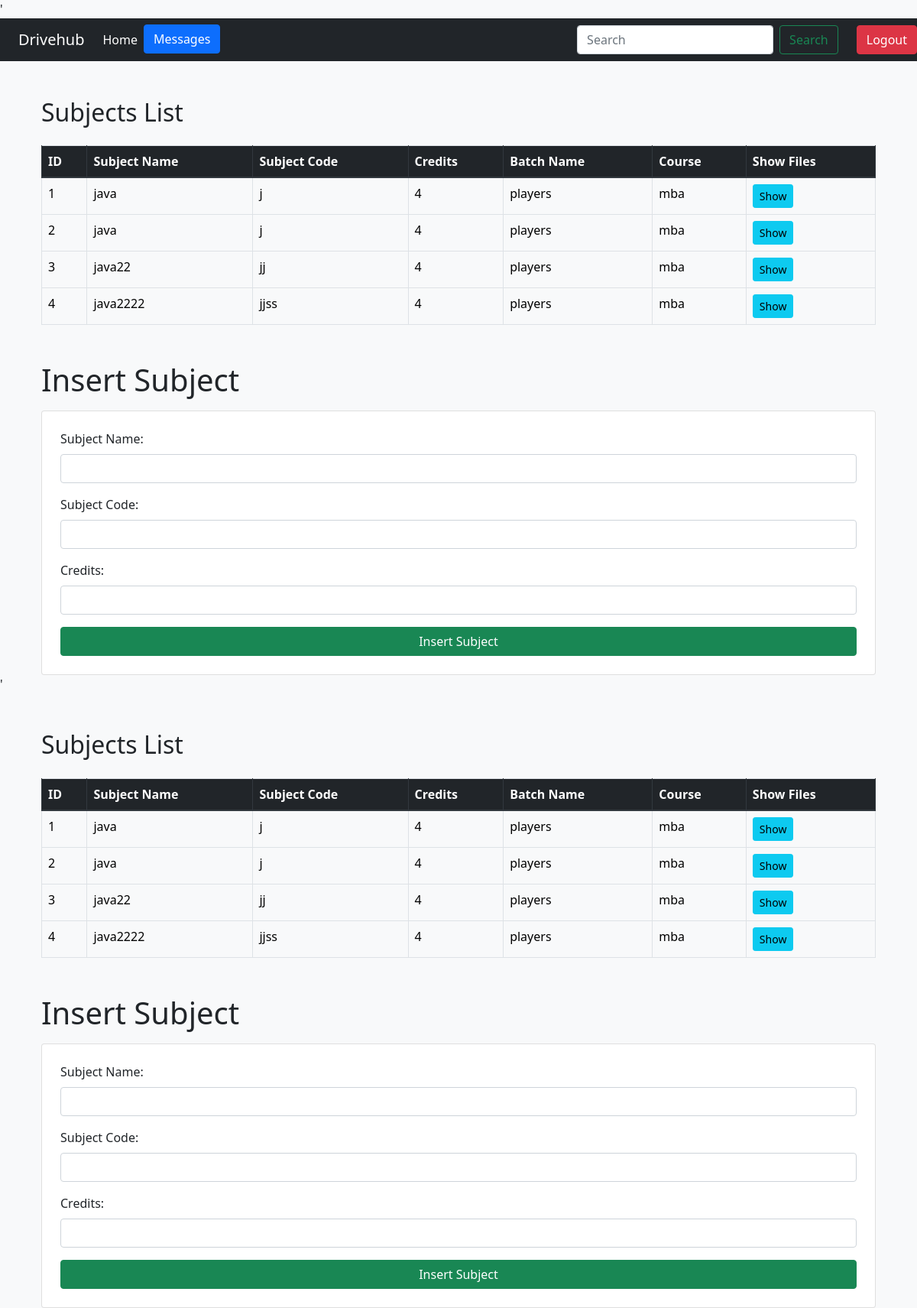
Screenshot of /subjects.php?sid=1 with the database file from the repository.
### tables this page shows
CREATE TABLE `subjectsdetail` (
  `subid` int(11) NOT NULL,
  `subjects` varchar(30) NOT NULL,
  `batchname` varchar(30) NOT NULL,
  `course` varchar(30) NOT NULL,
  `subjectcode` varchar(20) NOT NULL,
  `credit` int(11) NOT NULL
);

### subjects.php (the view, shortened to what this page needs)
<?php
include_once 'connection_db.php';
include 'p/_modal.php';
include "boot.php";
$subjects = [];
$sql2 = "SELECT * FROM subjectsdetail";
$result = mysqli_query($conn, $sql2);
if ($result) {
    while ($row = mysqli_fetch_assoc($result)) {
        $subjects[] = $row;
    }
} else {
    echo "Error fetching subjects: " . mysqli_error($conn);
}
echo '
<!DOCTYPE html>
<html lang="en">
<head>
    <link href="https://stackpath.bootstrapcdn.com/bootstrap/5.1.3/css/bootstrap.min.css" rel="stylesheet">
</head>
<body class="bg-light">
 <nav class="navbar navbar-expand-lg bg-dark navbar-dark">
            <div class="container-fluid">
                <a class="navbar-brand" href="#">Drivehub</a>
                <div class="collapse navbar-collapse" id="navbarSupportedContent">
                    <ul class="navbar-nav me-auto mb-2 mb-lg-0">
                        <li class="nav-item">
                            <a class="nav-link active" aria-current="page" href="index.php">Home</a>
                        </li>
                        <li class="nav-item">
                            <button type="button" class="btn btn-primary" data-toggle="modal" data-target="#exampleModalCenter">
                                Messages
                            </button>
                        </li>
                    </ul>
                    <form class="d-flex" role="search">
                        <input class="form-control me-2" type="search" placeholder="Search" aria-label="Search">
                        <button class="btn btn-outline-success" type="submit">Search</button>
                    </form>
                </div>
            </div>
            <form action="logout.php" method="post">
            <button type="submit" name="logout" class="btn btn-danger  btn-block">Logout</button>
        </form>
        </nav>
    <div class="container mt-5">
        <h2 class="mb-4">Subjects List</h2>
        <table class="table table-bordered">
            <thead class="thead-dark">
                <tr>
                    <th>ID</th>
                    <th>Subject Name</th>
                    <th>Subject Code</th>
                    <th>Credits</th>
                    <th>Batch Name</th>
                    <th>Course</th>
                    <th>Show Files</th>
                </tr>
            </thead>
            <tbody>';
                foreach ($subjects as $subject) {
                    echo '<tr>';
                    echo '<td>' . htmlspecialchars($subject['subid']) . '</td>';
                    echo '<td>' . htmlspecialchars($subject['subjects']) . '</td>';
                    echo '<td>' . htmlspecialchars($subject['subjectcode']) . '</td>';
                    echo '<td>' . htmlspecialchars($subject['credit']) . '</td>';
                    echo '<td>' . htmlspecialchars($subject['batchname']) . '</td>';
                    echo '<td>' . htmlspecialchars($subject['course']) . '</td>';
                    echo "<td><a href='subjectfiles.php?subid=" . $subject["subid"] . "' class='btn btn-info btn-sm'>Show</a></td>";
                    echo '</tr>';
                }
echo '
            </tbody>
        </table>
        <h1 class="mt-5">Insert Subject</h1>
        <form action="subjects.php" method="post" class="card p-4 mt-3">
            <div class="mb-3">
                <label for="subject_name" class="form-label">Subject Name:</label>
                <input type="text" id="subject_name" name="subject_name" class="form-control" required>
            </div>
            <div class="mb-3">
                <label for="subject_code" class="form-label">Subject Code:</label>
                <input type="text" id="subject_code" name="subject_code" class="form-control" required>
            </div>
            <div class="mb-3">
                <label for="credits" class="form-label">Credits:</label>
                <input type="number" id="credits" name="credits" class="form-control" required>
            </div>
            <button type="submit" class="btn btn-success">Insert Subject</button>
        </form>
    </div>
</body>
</html>';
?>
<?php
include_once 'connection_db.php';
include 'p/_modal.php';
include "boot.php";
$subjects = [];
$sql2 = "SELECT * FROM subjectsdetail";
$result = mysqli_query($conn, $sql2);
if ($result) {
    while ($row = mysqli_fetch_assoc($result)) {
        $subjects[] = $row;
    }
} else {
    echo "Error fetching subjects: " . mysqli_error($conn);
}
echo '
<!DOCTYPE html>
<html lang="en">
<head>
    <meta charset="UTF-8">
    <meta name="viewport" content="width=device-width, initial-scale=1.0">
    <title>Subjects</title>
    <link href="https://stackpath.bootstrapcdn.com/bootstrap/5.1.3/css/bootstrap.min.css" rel="stylesheet">
</head>
<body class="bg-light">
    <div class="container mt-5">
        <h2 class="mb-4">Subjects List</h2>
        <table class="table table-bordered">
            <thead class="thead-dark">
                <tr>
                    <th>ID</th>
                    <th>Subject Name</th>
                    <th>Subject Code</th>
                    <th>Credits</th>
                    <th>Batch Name</th>
                    <th>Course</th>
                    <th>Show Files</th>
                </tr>
            </thead>
            <tbody>';
                foreach ($subjects as $subject) {
                    echo '<tr>';
                    echo '<td>' . htmlspecialchars($subject['subid']) . '</td>';
                    echo '<td>' . htmlspecialchars($subject['subjects']) . '</td>';
                    echo '<td>' . htmlspecialchars($subject['subjectcode']) . '</td>';
                    echo '<td>' . htmlspecialchars($subject['credit']) . '</td>';
                    echo '<td>' . htmlspecialchars($subject['batchname']) . '</td>';
                    echo '<td>' . htmlspecialchars($subject['course']) . '</td>';
                    echo "<td><a href='subjectfiles.php?subid=" . $subject["subid"] . "' class='btn btn-info btn-sm'>Show</a></td>";
                    echo '</tr>';
                }
echo '
            </tbody>
        </table>
        <h1 class="mt-5">Insert Subject</h1>
        <form action="subjects.php" method="post" class="card p-4 mt-3">
            <div class="mb-3">
                <label for="subject_name" class="form-label">Subject Name:</label>
                <input type="text" id="subject_name" name="subject_name" class="form-control" required>
            </div>
            <div class="mb-3">
                <label for="subject_code" class="form-label">Subject Code:</label>
                <input type="text" id="subject_code" name="subject_code" class="form-control" required>
            </div>
            <div class="mb-3">
                <label for="credits" class="form-label">Credits:</label>
                <input type="number" id="credits" name="credits" class="form-control" required>
            </div>
            <button type="submit" class="btn btn-success">Insert Subject</button>
        </form>
    </div>
</body>
</html>';
?>

### rows the page displays
subjectsdetail: subid "1", subjects "java", subjectcode "j", credit "4", batchname "players", course "mba"
subjectsdetail: subid "2", subjects "java", subjectcode "j", credit "4", batchname "players", course "mba"
subjectsdetail: subid "3", subjects "java22", subjectcode "jj", credit "4", batchname "players", course "mba"
subjectsdetail: subid "4", subjects "java2222", subjectcode "jjss", credit "4", batchname "players", course "mba"
